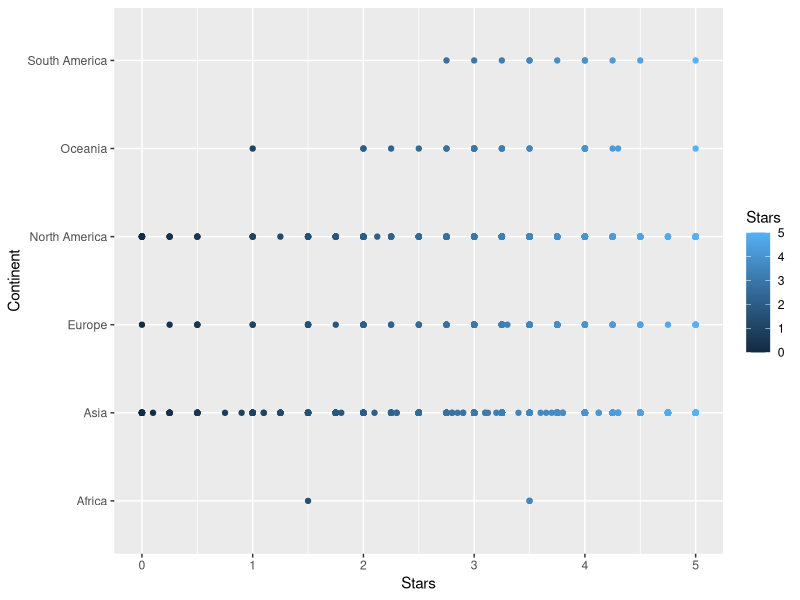
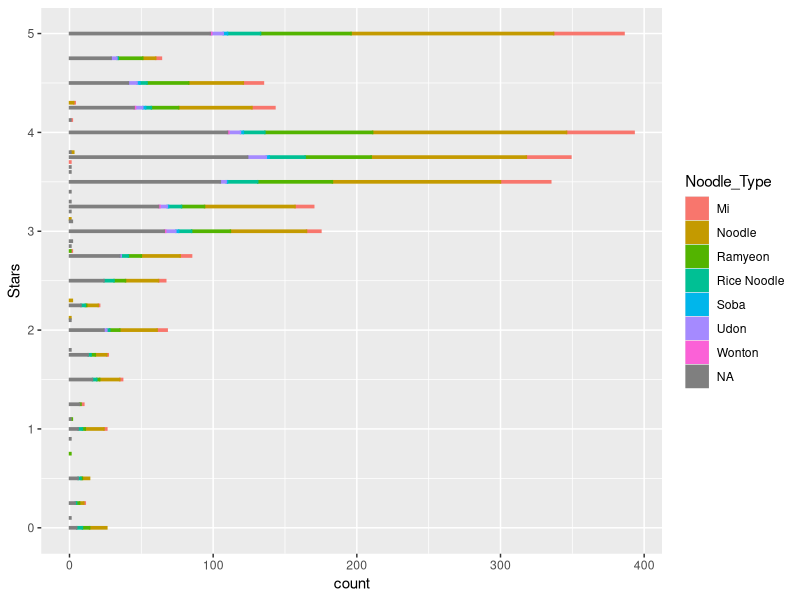
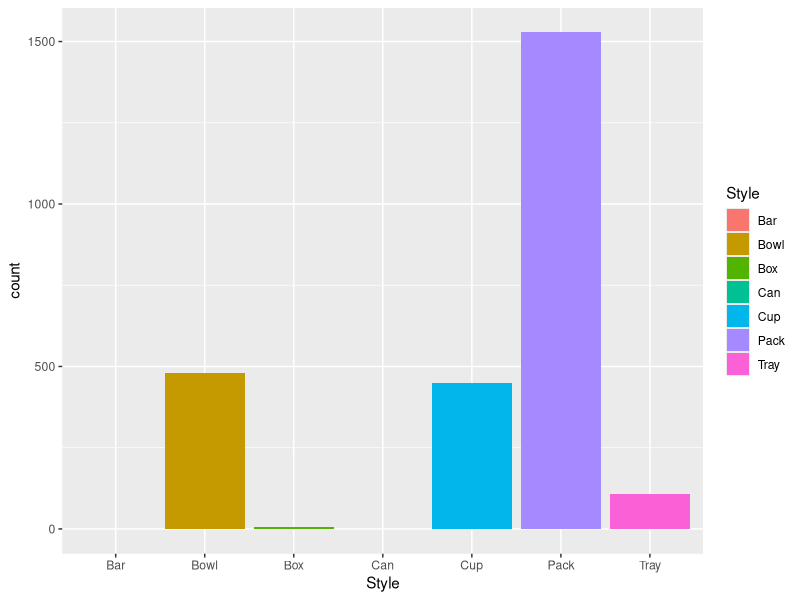
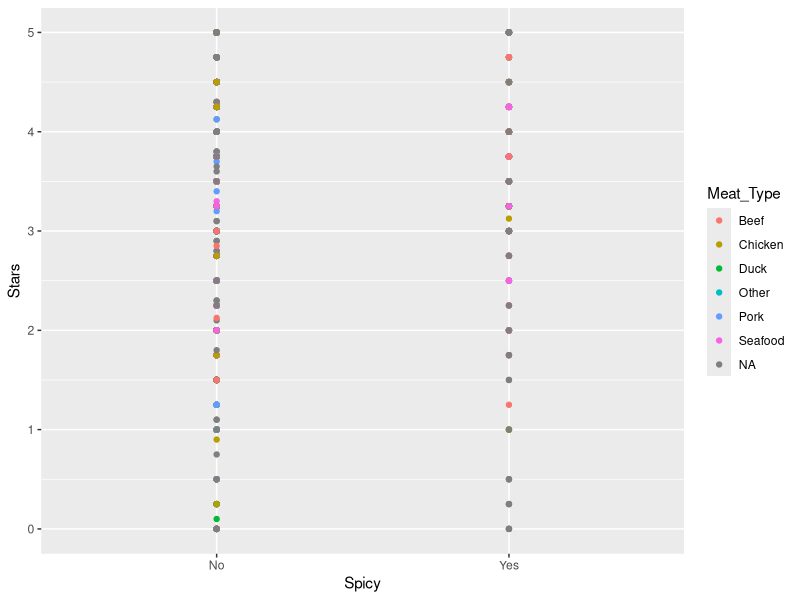

Source code (R) for these figures, in order:
# laod packages
library(ggplot2)
library(readr)

# import dataset
#ramen_data <- read.csv("C:\\Users\\ckraft\\Downloads\\Ramen_Ratings.csv")
Ramen_Ratings <- read_csv("Ramen_Ratings.csv")
View(Ramen_Ratings)

# preview table
head(Ramen_Ratings, 10)

# quick facts
summary(Ramen_Ratings)

# -------------- Data Cleaning
# missing values
is.na(Ramen_Ratings) <- Ramen_Ratings == ''

# removing missing values
Ramen_Ratings <- Ramen_Ratings[!(is.na(Ramen_Ratings$Style) | Ramen_Ratings$Style==''),]

# checking for dirty data in the 'Stars' col
Ramen_Ratings[grep('a', Ramen_Ratings$Stars), ]
# deleting dirty data rows (3) in the 'Stars' col
Ramen_Ratings <- subset(Ramen_Ratings, Stars != 'Unrated')
# converting col dt to numeric from char
Ramen_Ratings$Stars <- as.numeric(as.character(Ramen_Ratings$Stars))
# standardizing the country values, cities and country abbreviations are renamed 
Ramen_Ratings['Country'][Ramen_Ratings['Country'] == 'USA'] <- 'United States'
Ramen_Ratings['Country'][Ramen_Ratings['Country'] == 'UK'] <- 'United Kingdom'
Ramen_Ratings['Country'][Ramen_Ratings['Country'] == 'Sarawak'] <- 'Malaysia'
Ramen_Ratings['Country'][Ramen_Ratings['Country'] == 'Holland'] <- 'Netherlands'
Ramen_Ratings['Country'][Ramen_Ratings['Country'] == 'Dubai'] <- 'United Arab Emirates'

### grouping countries into continents
# Oceania
Ramen_Ratings$Continent[Ramen_Ratings$Country == 'Australia' | Ramen_Ratings$Country=='Fiji'] <- 'Oceania'

# Asia
Ramen_Ratings$Continent[Ramen_Ratings$Country == 'Bangladesh' | Ramen_Ratings$Country == 'Cambodia' 
                        | Ramen_Ratings$Country == 'China' | Ramen_Ratings$Country == 'United Arab Emirates' | Ramen_Ratings$Country == 'Hong Kong' 
                        | Ramen_Ratings$Country == 'India' | Ramen_Ratings$Country == 'Indonesia' | Ramen_Ratings$Country == 'Japan' 
                        | Ramen_Ratings$Country == 'Malaysia' | Ramen_Ratings$Country == 'Myanmar' | Ramen_Ratings$Country == 'Nepal'
                        | Ramen_Ratings$Country == 'Pakistan' | Ramen_Ratings$Country == 'Philippines' | Ramen_Ratings$Country == 'Singapore' 
                        | Ramen_Ratings$Country == 'South Korea' | Ramen_Ratings$Country == 'Taiwan' | Ramen_Ratings$Country == 'Thailand' 
                        | Ramen_Ratings$Country == 'Vietnam'] <- 'Asia'

# South America
Ramen_Ratings$Continent[Ramen_Ratings$Country == 'Brazil' | Ramen_Ratings$Country == 'Colombia'] <- 'South America'

# North America
Ramen_Ratings$Continent[Ramen_Ratings$Country == 'Canada' | Ramen_Ratings$Country == 'Mexico' | Ramen_Ratings$Country == 'United States'] <- 'North America'

# Africa
Ramen_Ratings$Continent[Ramen_Ratings$Country == 'Ghana' | Ramen_Ratings$Country == 'Nigeria'] <- 'Africa'

# Europe
Ramen_Ratings$Continent[Ramen_Ratings$Country == 'Estonia' | Ramen_Ratings$Country == 'Finland' 
                        | Ramen_Ratings$Country == 'Germany' | Ramen_Ratings$Country == 'Hungary' | Ramen_Ratings$Country == 'Netherlands' 
                        | Ramen_Ratings$Country == 'Poland' | Ramen_Ratings$Country == 'Sweden' | Ramen_Ratings$Country == 'United Kingdom'] <- 'Europe'

### grouping meats
chicken <- grepl(pattern = 'Chicken|Ayam', Ramen_Ratings$Variety)
beef <- grepl(pattern = 'Beef|Cow', Ramen_Ratings$Variety)
duck <- grepl('Duck', Ramen_Ratings$Variety)
pork <- grepl('Pork', Ramen_Ratings$Variety)
seafood <- grepl(pattern = 'Shrimp|Squid|Scallop|Prawn|Seafood|Crab|Fish', Ramen_Ratings$Variety)
other <- grepl('Meatball', Ramen_Ratings$Variety)
# if meat is blank then fill NA
Ramen_Ratings$Meat_Type <- NA
# rename meats
Ramen_Ratings$Meat_Type[chicken] <- 'Chicken'
Ramen_Ratings$Meat_Type[beef] <- 'Beef'
Ramen_Ratings$Meat_Type[duck] <- 'Duck'
Ramen_Ratings$Meat_Type[pork] <- 'Pork'
Ramen_Ratings$Meat_Type[seafood] <- 'Seafood'
Ramen_Ratings$Meat_Type[other] <- 'Other'



### grouping spicy
spicy <- grepl(pattern = 'Spicy|Hot|Flamin|Chili|Chilli|Sambal|Pedas', Ramen_Ratings$Variety)
# binary coding spicy Y/N
Ramen_Ratings$Spicy <- 'No'
Ramen_Ratings$Spicy[spicy] <- 'Yes'



### grouping noodle types
udon <- grepl('Udon', Ramen_Ratings$Variety)
soba <- grepl('Soba', Ramen_Ratings$Variety)
wonton <- grepl(pattern = 'Wantan|Wonton', Ramen_Ratings$Variety)
shirataki <- grepl('Shirataki', Ramen_Ratings$Variety)
hokkien <- grepl('Hokkien', Ramen_Ratings$Variety)
noodle <- grepl('Noodle|mian', Ramen_Ratings$Variety)
mi <- grepl(pattern = 'Mi|Mee', Ramen_Ratings$Variety)
rice_noodle <- grepl(pattern = 'Rice|Bihun', Ramen_Ratings$Variety)
ramyeon <- grepl(pattern = 'Ramyun|Ramyeon|Ramyon|Ramen', Ramen_Ratings$Variety)
# if noodle is blank then fill NA
Ramen_Ratings$Noodle_Type <- NA
# rename noodles
Ramen_Ratings$Noodle_Type[udon] <- 'Udon'
Ramen_Ratings$Noodle_Type[soba] <- 'Soba'
Ramen_Ratings$Noodle_Type[wonton] <- 'Wonton'
Ramen_Ratings$Noodle_Type[shirataki] <- 'Shirataki'
Ramen_Ratings$Noodle_Type[hokkien] <- 'Hokkien'
Ramen_Ratings$Noodle_Type[noodle] <- 'Noodle'
Ramen_Ratings$Noodle_Type[mi] <- 'Mi'
Ramen_Ratings$Noodle_Type[rice_noodle] <- 'Rice Noodle'
Ramen_Ratings$Noodle_Type[ramyeon] <- 'Ramyeon'

# preview new table
head(Ramen_Ratings, 10)

# export new table
#write.csv(Ramen_Ratings, 'Ramen2.csv', row.names = FALSE)
View(Ramen_Ratings)

# -------------- Data Visualizing
# distribution of stars given by continent
ggplot(data = Ramen_Ratings)+
  geom_point(mapping = aes(x=Stars, y=Continent, color=Stars))
# Conclusion: African Ramen are not well liked. So don't waste time buying those kinds of ramen.

# popular noodle style
ggplot(data = Ramen_Ratings)+geom_bar(mapping = aes(y=Stars, color=Noodle_Type, fill=Noodle_Type))
# Diversification of ramen with noodle types at the shop will be good. But be sure to have more of these noodle types: Mi, noodle, and Ramyeon.

# ramen packaging
ggplot(data = Ramen_Ratings)+
  geom_bar(mapping=aes(x=Style,fill=Style))
# Looks like ramen packs are most common. This can impact they way ramen are shelved at teh market.

# meat popularity
ggplot(data = Ramen_Ratings)+
  geom_point(mapping = aes(x=Spicy, y=Stars, color=Meat_Type))
# Conclusion: For non spicy ramen Chicken, pork, and seafood are the popular proteins; for spicy ramen beef and seafood are the favored proteins.

